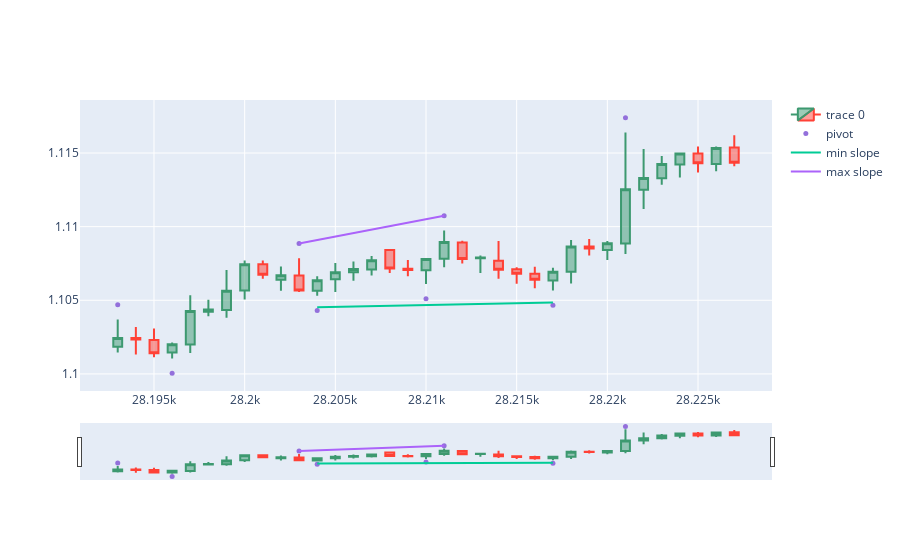

Notebook code cell kept with this figure:
### Code cell
candleid = 28218

xmin = np.array([])
ymin= np.array([])
xmax = np.array([])
ymax = np.array([])

for i in range(candleid-15,candleid+1):
    if (df.iloc[i].pivot == 1):
        ymin = np.append(ymin,df.iloc[i]['pivot position'])
        xmin = np.append(xmin,i)
    if (df.iloc[i].pivot == 2):
        ymax = np.append(ymax,df.iloc[i]['pivot position'])
        xmax = np.append(xmax,i)


min_slope,intermin=np.polyfit(xmin,ymin,1)
max_slope,intermax=np.polyfit(xmax,ymax,1)


dfpl = df[candleid-25:candleid+10]
fig = go.Figure(data=[go.Candlestick(x=dfpl.index,
                open=dfpl['open'],
                high=dfpl['high'],
                low=dfpl['low'],
                close=dfpl['close'])])


fig.add_scatter(x=dfpl.index,y=dfpl['pivot position'],
                mode = "markers",
                marker = dict(size=5,color = "mediumpurple"),
                name="pivot")

fig.add_trace(go.Scatter(x=xmin, y=min_slope*xmin + intermin, mode='lines', name='min slope'))
fig.add_trace(go.Scatter(x=xmax, y=max_slope*xmax + intermax, mode='lines', name='max slope'))
fig.show()

### Figure 1 — Plotly figure (JSON) as saved in the notebook; plotly's stock layout.template omitted (floating-point values rounded to 4 significant figures)
{"data": [{"close": [1.102, 1.102, 1.101, 1.102, 1.104, 1.104, 1.106, 1.107, 1.107, 1.107, 1.106, 1.106, 1.107, 1.107, 1.108, 1.107, 1.107, 1.108, 1.109, 1.108, 1.108, 1.107, 1.107, 1.106, 1.107, 1.109, 1.109, 1.109, 1.113, 1.113, 1.114, 1.115, 1.114, 1.115, 1.114], "high": [1.104, 1.103, 1.103, 1.102, 1.105, 1.105, 1.107, 1.108, 1.108, 1.107, 1.108, 1.107, 1.108, 1.108, 1.108, 1.108, 1.108, 1.108, 1.11, 1.109, 1.108, 1.109, 1.107, 1.107, 1.107, 1.109, 1.109, 1.109, 1.116, 1.115, 1.115, 1.115, 1.115, 1.115, 1.116], "low": [1.101, 1.101, 1.101, 1.101, 1.101, 1.104, 1.104, 1.105, 1.106, 1.106, 1.106, 1.105, 1.106, 1.106, 1.107, 1.107, 1.107, 1.106, 1.107, 1.107, 1.107, 1.106, 1.106, 1.106, 1.106, 1.106, 1.108, 1.108, 1.108, 1.111, 1.113, 1.113, 1.114, 1.114, 1.114], "open": [1.102, 1.102, 1.102, 1.101, 1.102, 1.104, 1.104, 1.106, 1.107, 1.106, 1.107, 1.106, 1.106, 1.107, 1.107, 1.108, 1.107, 1.107, 1.108, 1.109, 1.108, 1.108, 1.107, 1.107, 1.106, 1.107, 1.109, 1.108, 1.109, 1.113, 1.113, 1.114, 1.115, 1.114, 1.115], "type": "candlestick", "x": [28193, 28194, 28195, 28196, 28197, 28198, 28199, 28200, 28201, 28202, 28203, 28204, 28205, 28206, 28207, 28208, 28209, 28210, 28211, 28212, 28213, 28214, 28215, 28216, 28217, 28218, 28219, 28220, 28221, 28222, 28223, 28224, 28225, 28226, 28227]}, {"marker": {"color": "mediumpurple", "size": 5}, "mode": "markers", "name": "pivot", "type": "scatter", "x": [28193, 28194, 28195, 28196, 28197, 28198, 28199, 28200, 28201, 28202, 28203, 28204, 28205, 28206, 28207, 28208, 28209, 28210, 28211, 28212, 28213, 28214, 28215, 28216, 28217, 28218, 28219, 28220, 28221, 28222, 28223, 28224, 28225, 28226, 28227], "y": [1.105, null, null, 1.1, null, null, null, null, null, null, 1.109, 1.104, null, null, null, null, null, 1.105, 1.111, null, null, null, null, null, 1.105, null, null, null, 1.117, null, null, null, null, null, null]}, {"mode": "lines", "name": "min slope", "type": "scatter", "x": [28204, 28210, 28217], "y": [1.105, 1.105, 1.105]}, {"mode": "lines", "name": "max slope", "type": "scatter", "x": [28203, 28211], "y": [1.109, 1.111]}], "layout": {}}
